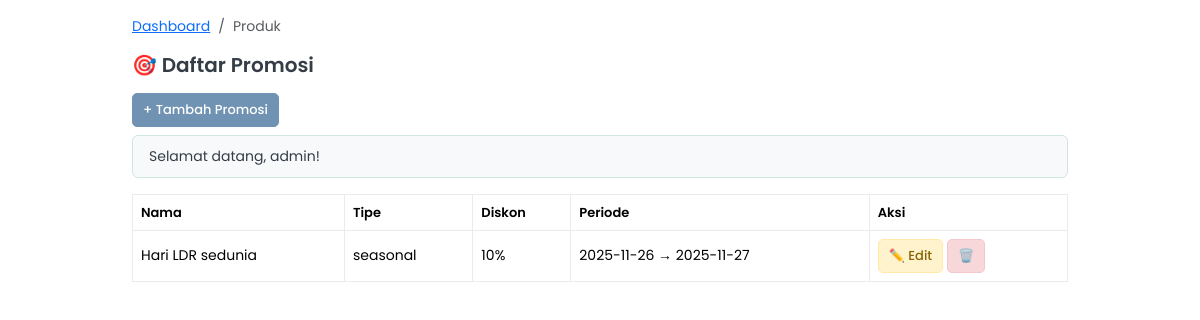
The app's page /public/index.php?page=admin_promotions (signed in) with its own data.
### tables this page shows
CREATE TABLE `promotions` (
  `id` int(11) NOT NULL,
  `name` varchar(150) NOT NULL COMMENT 'Nama promo',
  `type` enum('seasonal','bundle','referral','flash_sale') NOT NULL COMMENT 'Jenis promo',
  `discount` decimal(5,2) NOT NULL DEFAULT 0.00 COMMENT 'Diskon (%)',
  `start_date` date DEFAULT NULL COMMENT 'Mulai',
  `end_date` date DEFAULT NULL COMMENT 'Berakhir',
  `description` text DEFAULT NULL COMMENT 'Detail promo'
);

### app/controllers/PromotionController.php (called while the page is built, shortened)
<?php
require_once __DIR__ . '/../models/Promotions.php';
class PromotionController
{
    private $promoModel;
    public function __construct()
    {
        $this->promoModel = new Promotions();
    }
    public function adminIndex()
    {
        $promos = $this->promoModel->all();
        include __DIR__ . '/../views/admin/promotions/index.php';
    }
}

### app/models/DB.php (called while the page is built, shortened)
<?php
class DB
{
    private static $instance = null;
    private function __construct()
    {
        $cfg = include __DIR__ . '/../../config/database.php';
        $dsn = "mysql:host={$cfg['DB_HOST']};dbname={$cfg['DB_NAME']};charset={$cfg['DB_CHAR']}";
        $options = [
            PDO::ATTR_ERRMODE => PDO::ERRMODE_EXCEPTION,
            PDO::ATTR_DEFAULT_FETCH_MODE => PDO::FETCH_ASSOC,
            PDO::ATTR_PERSISTENT => false,
        ];
        try {
            $this->pdo = new PDO($dsn, $cfg['DB_USER'], $cfg['DB_PASS'], $options);
        } catch (PDOException $e) {
            error_log("Database connection failed: " . $e->getMessage());
            die("⚠️ Tidak dapat terhubung ke database. Silakan periksa konfigurasi.");
        }
    }
    public static function getInstance()
    {
        if (!self::$instance) {
            self::$instance = new DB();
        }
        return self::$instance->pdo;
    }
}

### config/database.php (called while the page is built, shortened)
<?php
return [
    'DB_HOST' => '127.0.0.1',
    'DB_NAME' => 'ruang_rasa',
    'DB_USER' => 'root',
    'DB_PASS' => 'Root@1234',
    'DB_CHAR' => 'utf8mb4',
];

### app/models/Promotions.php (called while the page is built, shortened)
<?php
require_once __DIR__ . '/DB.php';
class Promotions
{
    private $db;
    public function __construct()
    {
        $this->db = DB::getInstance();
    }
    public function all()
    {
        $stmt = $this->db->prepare("SELECT * FROM promotions ORDER BY start_date DESC");
        $stmt->execute();
        return $stmt->fetchAll(PDO::FETCH_ASSOC);
    }
}

### app/views/admin/promotions/index.php (the view, shortened to what this page needs)
<!doctype html>
<html lang="id">
<head>
    <link href="https://cdn.jsdelivr.net/npm/bootstrap@5.3.2/dist/css/bootstrap.min.css" rel="stylesheet">
</head>
<body>
    <div class="container">
        <nav aria-label="breadcrumb">
            <ol class="breadcrumb">
                <li class="breadcrumb-item">
                    <a href="?page=admin_dashboard">
                        <i class="fas fa-home"></i> Dashboard
                    </a>
                </li>
                <li class="breadcrumb-item active" aria-current="page">Produk</li>
            </ol>
        </nav>
        <h3>🎯 Daftar Promosi</h3>
        <a href="?page=admin_promo_form" class="btn btn-primary mb-2">+ Tambah Promosi</a>
        <?php if (!empty($_SESSION['success'])): ?>
            <div class="alert alert-success">
                <?= htmlspecialchars($_SESSION['success']);
                unset($_SESSION['success']); ?>
            </div>
        <?php endif; ?>
        <table class="table">
            <thead>
                <tr>
                    <th>Nama</th>
                    <th>Tipe</th>
                    <th>Diskon</th>
                    <th>Periode</th>
                    <th>Aksi</th>
                </tr>
            </thead>
            <tbody>
                <?php if (empty($promos)): ?>
                    <tr>
                        <td colspan="5" class="empty-cell">Belum ada promosi.</td>
                    </tr>
                <?php else: ?>
                    <?php foreach ($promos as $p): ?>
                        <tr>
                            <td><?= htmlspecialchars($p['name']) ?></td>
                            <td><?= htmlspecialchars($p['type']) ?></td>
                            <td><?= (int) ($p['discount']) ?>%</td>
                            <td><?= $p['start_date'] ?> → <?= $p['end_date'] ?></td>
                            <td>
                                <a href="?page=admin_promo_form&id=<?= $p['id'] ?>" class="btn btn-warning btn-sm">
                                    ✏️ Edit
                                </a>
                                <a href="?page=admin_promo_delete&id=<?= $p['id'] ?>" class="btn btn-danger btn-sm"
                                    onclick="return confirm('Hapus promosi ini?')">
                                    🗑️
                                </a>
                            </td>
                        </tr>
                    <?php endforeach; ?>
                <?php endif; ?>
            </tbody>
        </table>
    </div>
</body>
</html>

### app/views/admin/promotions/index.php (style rules this page uses)
:root { --accent: #7093B3; --accent-hover: #5d7da0; --dark: #343D46; --muted: #6c757d; --border: #e9ecef; --warning-bg: #fff3cd; --warning-border: #ffeaa7; --warning-text: #856404; --danger-bg: #f8d7da; --danger-border: #f5c6cb; --danger-text: #721c24; }
body { background-color: #FFFFFF; font-family: 'Poppins', system-ui, sans-serif; color: var(--dark); font-size: 0.875rem; padding-top: 1rem; padding-bottom: 1.5rem; }
.container { max-width: 960px; }
h3 { font-weight: 600; font-size: 1.25rem; margin-bottom: 1rem; display: flex; align-items: center; gap: 0.5rem; }
.btn { font-size: 0.8125rem; padding: 0.375rem 0.625rem; border-radius: 5px; font-weight: 500; }
.btn-primary { background-color: var(--accent); border: 1px solid var(--accent); color: white; }
.alert { font-size: 0.875rem; padding: 0.625rem 1rem; border-radius: 6px; border: 1px solid #d1e7dd; background-color: #f8f9fa; color: var(--dark); margin-bottom: 1rem; }
table { font-size: 0.875rem; margin-top: 0.25rem; }
table thead th { background-color: #fafafa; font-weight: 600; font-size: 0.8125rem; padding: 0.625rem 0.75rem; color: var(--dark); border: 1px solid var(--border); }
table tbody td { padding: 0.625rem 0.75rem; vertical-align: middle; border: 1px solid var(--border); }
.btn-warning { background-color: var(--warning-bg); border: 1px solid var(--warning-border); color: var(--warning-text); }
.btn-danger { background-color: var(--danger-bg); border: 1px solid var(--danger-border); color: var(--danger-text); }

### records on screen
promotions: name "Hari LDR sedunia", type "seasonal", discount "10", start_date "2025-11-26", end_date "2025-11-27"

### other values on screen
$_SESSION['success'] "Selamat datang, admin!"
